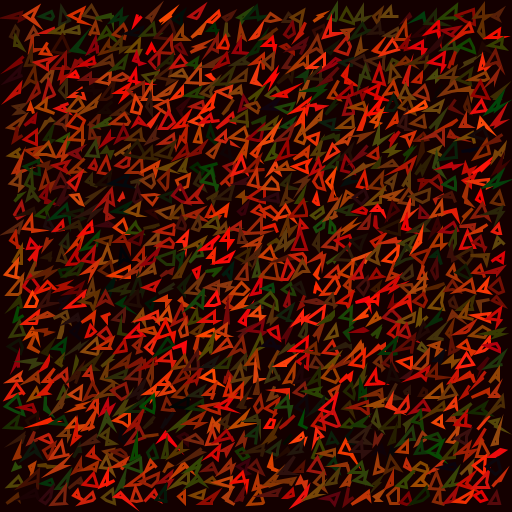
Frame 1 (no input)
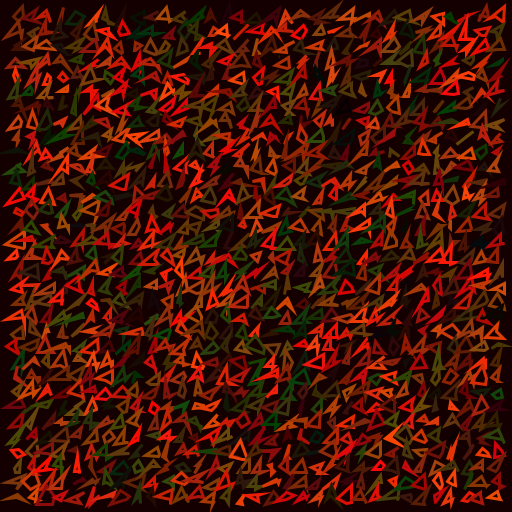
Frame 2 (the mouse pressed at the canvas centre, redrawn once)

The Processing sketch that drew these frames (run headless with seeded random() and noise(); the mouse was pressed at the canvas centre and the sketch redrawn once):

// Processing sketch: sketch_211028a
// ── sketch_211028a.pde
int g = 15;
int m = 15;

void setup() {
  size(512, 512);
  noLoop();
}

void draw() {
  background(20, 0, 0);
  noFill();
  stroke(255);

  float d = 10;

  for (int i = m; i <= width-m; i+=g) {
    for (int j = m; j <= height-m; j+=g) {
      float x1 = random(d);
      float y1 = -random(d);
      float x2 = -random(d);
      float y2 = random(d);
      float x3 = random(d);
      float y3 = random(d);
      float x4 = random(d);
      float y4 = random(d);

      stroke(random(255), random(75), random(15));
      strokeWeight(3);
      pushMatrix();
      translate(i, j);
      quad(x1, y1, x2, y2, x3, y3, x4, y4);
      popMatrix();
    }
  }
}

void keyPressed() {
  if (key==' ') redraw();
}
